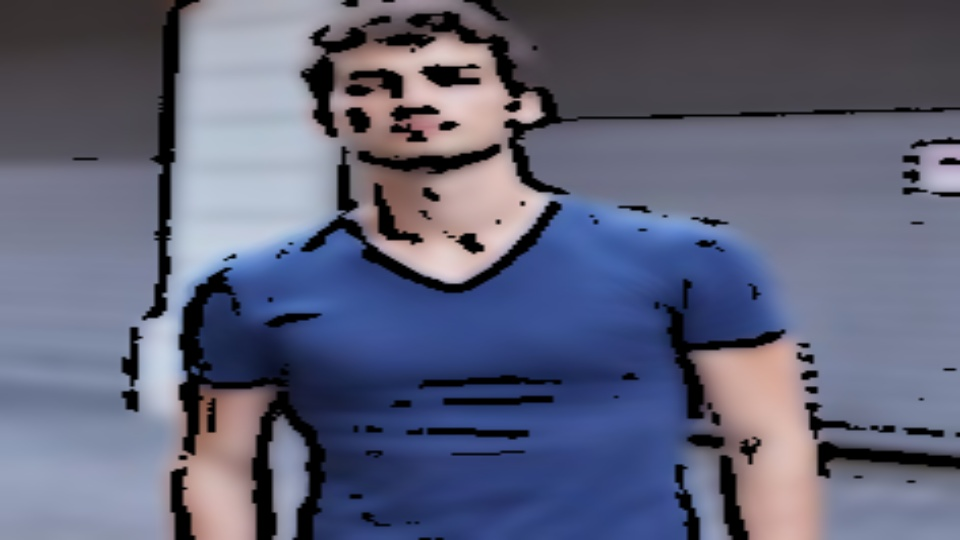
#> input picture images/cartoonified_Image.jpg, 960 x 540 px
$ python -i image_to_cartoon.py   (imports and definitions only)
#> lines starting #> are read from the running program, lines starting #| are printed output that depends on the picture; after the words box and inside, x2 and y2 are one past the last pixel; in counts of white or black regions, pixels touching at a corner belong together
import cv2
import easygui
import numpy as np
import imageio

import sys
import matplotlib.pyplot as plt
import os
import tkinter as tk
from tkinter import filedialog
from tkinter import *
from PIL import ImageTk, Image

# [4 lines not run here, left out]
# [1 line that did not run here, left out]

def upload():
    ImagePath=easygui.fileopenbox()
    cartoonify(ImagePath)


def cartoonify(ImagePath):
#> called with ImagePath = 'images/cartoonified_Image.jpg'
    originalmage = cv2.imread(ImagePath)
#> originalmage is the input picture: shape (540, 960, 3); mean B, G, R 121.8, 98.8, 95.8
    originalmage = cv2.cvtColor(originalmage, cv2.COLOR_BGR2RGB)
    #print(image)  # image is stored in form of numbers


    if originalmage is None:
        print("Can not find any image. Choose appropriate file")
        sys.exit()

    ReSized1 = cv2.resize(originalmage, (960, 540))
    #plt.imshow(ReSized1, cmap='gray')


    grayScaleImage= cv2.cvtColor(originalmage, cv2.COLOR_BGR2GRAY)
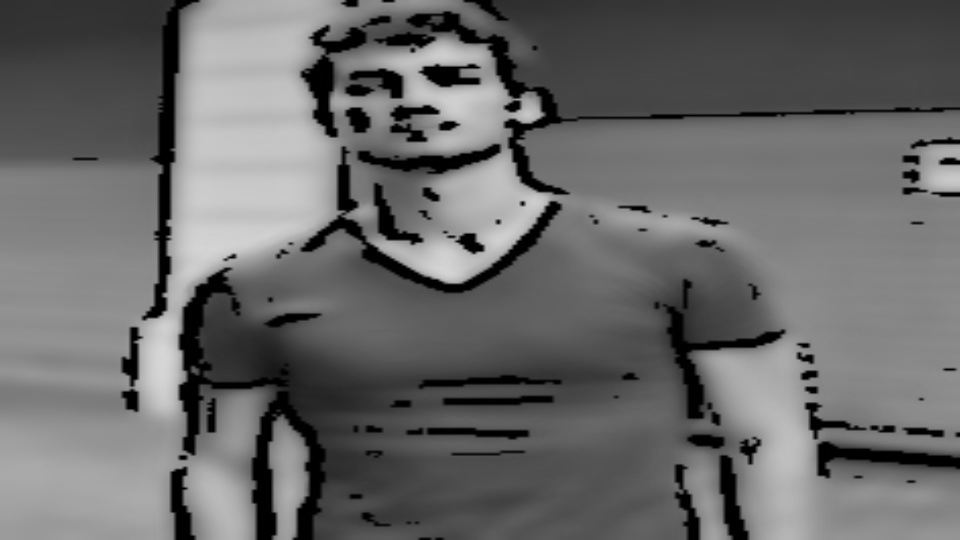
#> grayScaleImage: shape (540, 960); min 0, max 215, mean 105.3
    ReSized2 = cv2.resize(grayScaleImage, (960, 540))
    #plt.imshow(ReSized2, cmap='gray')


    smoothGrayScale = cv2.medianBlur(grayScaleImage, 5)
    ReSized3 = cv2.resize(smoothGrayScale, (960, 540))
    #plt.imshow(ReSized3, cmap='gray')


    getEdge = cv2.adaptiveThreshold(smoothGrayScale, 255,
        cv2.ADAPTIVE_THRESH_MEAN_C,
        cv2.THRESH_BINARY, 9, 9)
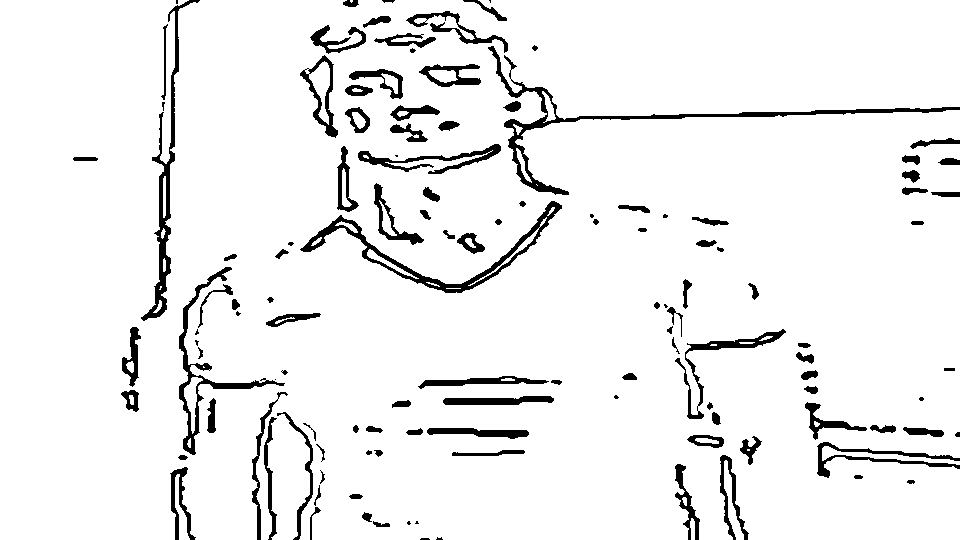
#> getEdge: shape (540, 960); 93.7% white; 125 black regions (18 under 20 px), largest, box (x1, y1, x2, y2) and area: (488, 46, 960, 195) 3222, (300, 201, 562, 293) 2550, (141, 0, 200, 321) 2240

    ReSized4 = cv2.resize(getEdge, (960, 540))
    #plt.imshow(ReSized4, cmap='gray')


    colorImage = cv2.bilateralFilter(originalmage, 9, 300, 300)
    ReSized5 = cv2.resize(colorImage, (960, 540))
    #plt.imshow(ReSized5, cmap='gray')


    cartoonImage = cv2.bitwise_and(colorImage, colorImage, mask=getEdge)
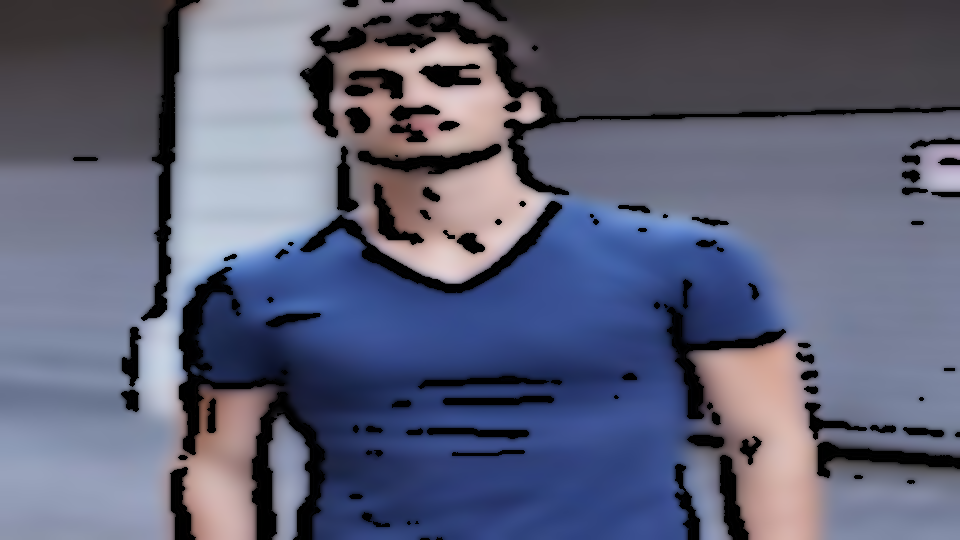
#> cartoonImage: shape (540, 960, 3); mean R, G, B 94.1, 97.2, 119.8

    ReSized6 = cv2.resize(cartoonImage, (960, 540))
    #plt.imshow(ReSized6, cmap='gray')


    images=[ReSized1, ReSized2, ReSized3, ReSized4, ReSized5, ReSized6]

    fig, axes = plt.subplots(3,2, figsize=(8,8), subplot_kw={'xticks':[], 'yticks':[]}, gridspec_kw=dict(hspace=0.1, wspace=0.1))
    for i, ax in enumerate(axes.flat):
        ax.imshow(images[i], cmap='gray')

#> (the run stopped early here; a loop or call above may not have finished)
